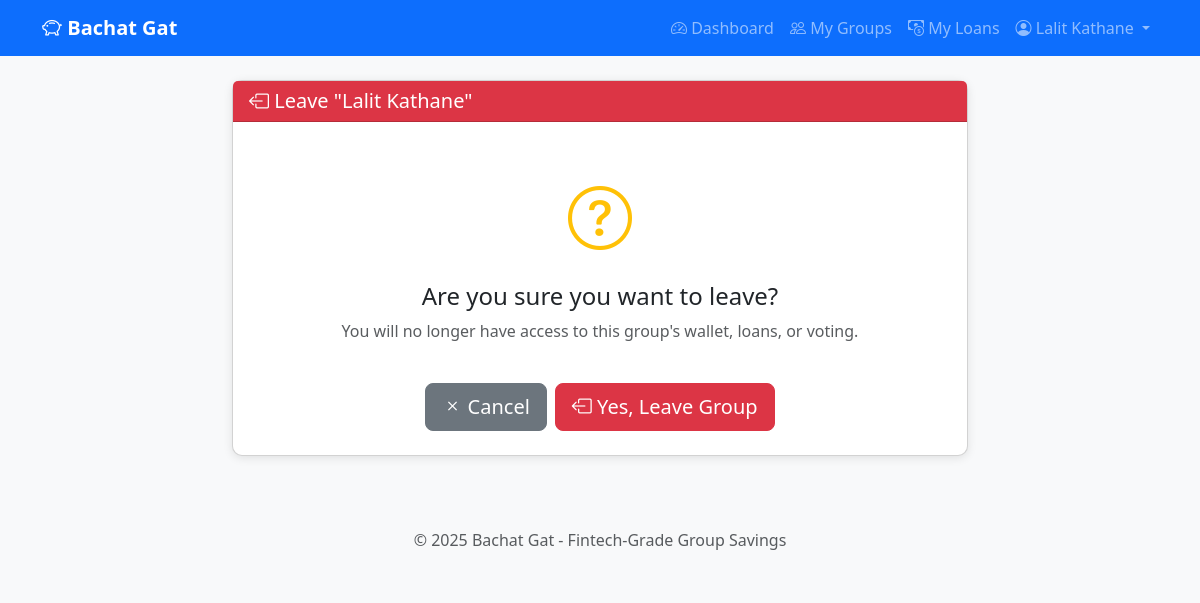
Before: /groups/1/leave (signed in) with the older database file.
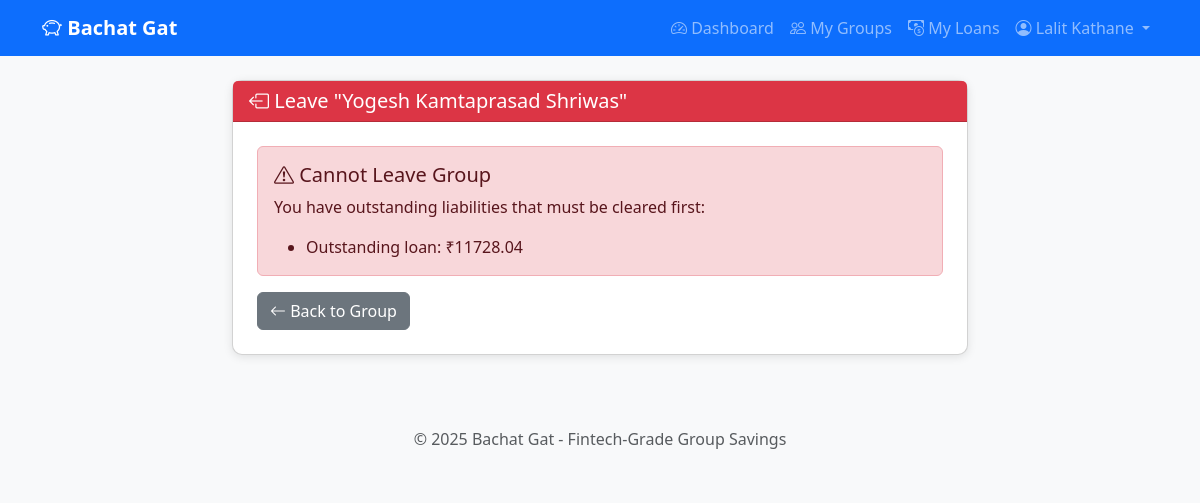
After: the same page with the newer database file.
### app/models.py (models this page shows, shortened)
class Group(db.Model):
    __tablename__ = 'groups'
    id = db.Column(db.Integer, primary_key=True)
    name = db.Column(db.String(100), nullable=False)
    description = db.Column(db.String(500))
    created_by = db.Column(db.Integer, db.ForeignKey('users.id'), nullable=False)
    default_interest_rate = db.Column(db.Float, default=12.0)  # Annual %
    default_loan_duration_months = db.Column(db.Integer, default=12)
    default_repayment_type = db.Column(db.String(20), default=RepaymentType.EMI.value)
    use_flat_rate = db.Column(db.Boolean, default=False, nullable=False)  # NEW: Flat rate option
    is_active = db.Column(db.Boolean, default=True)
    created_at = db.Column(db.DateTime, default=datetime.utcnow)
    updated_at = db.Column(db.DateTime, default=datetime.utcnow, onupdate=datetime.utcnow)
    members = db.relationship('GroupMember', backref='group', lazy='dynamic',
                              cascade='all, delete-orphan')
    loan_requests = db.relationship('LoanRequest', backref='group', lazy='dynamic',
                                    cascade='all, delete-orphan')
    wallet = db.relationship('GroupWallet', backref='group', uselist=False,
                             cascade='all, delete-orphan')

### app/routes/groups.py (the view, shortened to what this page needs)
@groups_bp.route('/groups/<int:group_id>/leave', methods=['GET', 'POST'])
@login_required
def leave_group_route(group_id):
    group = Group.query.get_or_404(group_id)
    liabilities = get_member_liabilities(current_user.id, group_id)
    return render_template(
        'groups/leave.html',
        group=group,
        liabilities=liabilities
    )

### app/__init__.py (called while the page is built)
def create_app():
    app = Flask(__name__)
    app.config.from_object(Config)
    db.init_app(app)
    login_manager.init_app(app)
    from app.models import User
    @login_manager.user_loader
    def load_user(user_id):
        return User.query.get(int(user_id))
    from app.routes.auth import auth_bp
    from app.routes.groups import groups_bp
    from app.routes.loans import loans_bp
    from app.routes.wallet import wallet_bp
    from app.routes.admin import admin_bp  # NEW
    app.register_blueprint(auth_bp)
    app.register_blueprint(groups_bp)
    app.register_blueprint(loans_bp)
    app.register_blueprint(wallet_bp)
    app.register_blueprint(admin_bp)  # NEW
    with app.app_context():
        db.create_all()
        print("✅ Database tables created!")
    return app

### app/models.py (called while the page is built)
    def get_remaining_amount(self):
        if not self.total_repayable:
            return 0.0
        return self.total_repayable - self.total_repaid

### app/templates/groups/leave.html (shortened to what this page needs)
{% extends 'base.html' %}
{% block content %}
<div class="row justify-content-center">
    <div class="col-md-8">
        <div class="card">
            <div class="card-header bg-danger text-white">
                <h5 class="mb-0">
                    <i class="bi bi-box-arrow-left"></i> Leave "{{ group.name }}"
                </h5>
            </div>
            <div class="card-body p-4">
                {% if not liabilities.can_leave %}
                <div class="alert alert-danger">
                    <h5><i class="bi bi-exclamation-triangle"></i> Cannot Leave Group</h5>
                    <p>You have outstanding liabilities that must be cleared first:</p>
                    <ul class="mb-0">
                        {% for reason in liabilities.reasons %}
                        <li>{{ reason }}</li>
                        {% endfor %}
                    </ul>
                </div>
                <a href="{{ url_for('groups.view_group', group_id=group.id) }}"
                   class="btn btn-secondary">
                    <i class="bi bi-arrow-left"></i> Back to Group
                </a>
                {% else %}
                <div class="text-center py-4">
                    <i class="bi bi-question-circle text-warning" style="font-size: 4rem;"></i>
                    <h4 class="mt-3">Are you sure you want to leave?</h4>
                    <p class="text-muted">
                        You will no longer have access to this group's wallet, loans, or voting.
                    </p>
                </div>
                <form method="POST" action="{{ url_for('groups.leave_group_route', group_id=group.id) }}">
                    <div class="d-flex gap-2 justify-content-center">
                        <a href="{{ url_for('groups.view_group', group_id=group.id) }}"
                           class="btn btn-secondary btn-lg">
                            <i class="bi bi-x"></i> Cancel
                        </a>
                        <button type="submit" class="btn btn-danger btn-lg">
                            <i class="bi bi-box-arrow-left"></i> Yes, Leave Group
                        </button>
                    </div>
                </form>
                {% endif %}
            </div>
        </div>
    </div>
</div>
{% endblock %}

Changed rows visible on the page:
changed Group: name "Lalit Kathane" → "Yogesh Kamtaprasad Shriwas"
Other visible differences:
text no longer shown: "Are you sure you want to leave? You will no longer have access to this group's wallet, loans, or voting. Cancel Yes, Leave Group"
text now shown: "Cannot Leave Group You have outstanding liabilities that must be cleared first: Back to Group"
new list line: "Outstanding loan: ₹11728.04"
